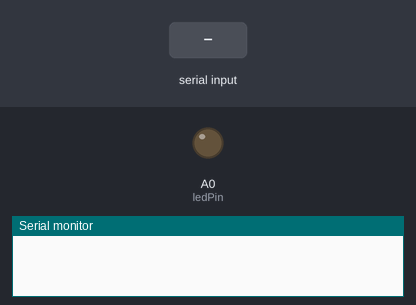
Bench run of a sketch on a simulated Arduino Uno, built with avr-gcc and run on an emulated ATmega328P. On the bench: output pins drawn as LEDs (lit = HIGH), the last lines printed to the serial monitor. The inputs (shaded band) are chosen by the test bench.

Above: at 1.2 s.
1.3 s: "b" received over Serial
At 1.6 s:
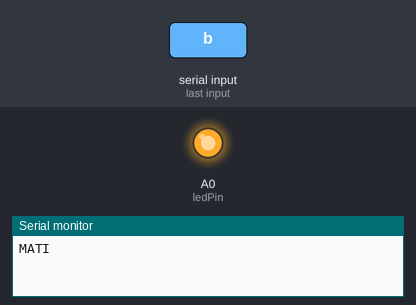
2.8 s: "a" received over Serial
At 4.0 s:
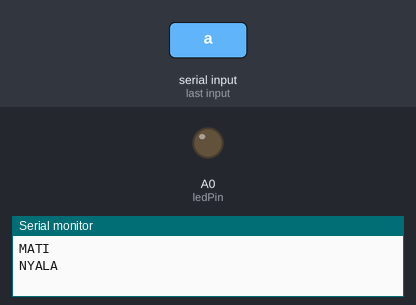
4.3 s: "c" received over Serial
At 5.1 s:
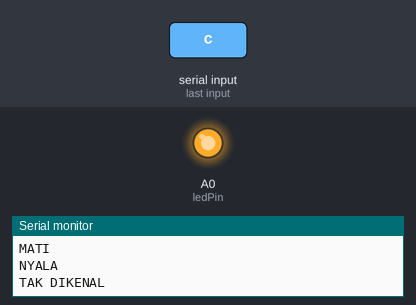
Timing chart, 0 to 7.3 s (numbered marks = the images above; inputs shaded):
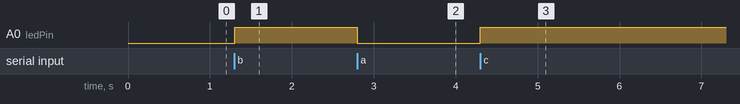

Measured:
- after the input at 1.3 s, A0 (ledPin): LOW → HIGH at once
- after the input at 2.8 s, A0 (ledPin): HIGH → LOW at once
- after the input at 4.3 s, A0 (ledPin): LOW → HIGH at once

The sketch:

test.ino
```cpp
int ledPin=A0;
void setup()
{
  // put your setup code here, to run once:
  Serial.begin(9600);
  pinMode(ledPin, OUTPUT);
}

void loop()
{
  // put your main code here, to run repeatedly:
  if (Serial.available()>0)
  {
    int baca = Serial.read();
    if (baca == 'a')
    {
      digitalWrite(ledPin,LOW);
      Serial.println("NYALA");
    }
    else if (baca == 'b')
    {
      digitalWrite(ledPin,HIGH);
      Serial.println("MATI");
    }
    else if (baca == 'c')
    {
      digitalWrite(ledPin,HIGH);
      Serial.println("TAK DIKENAL");
    }
  }
}
```
